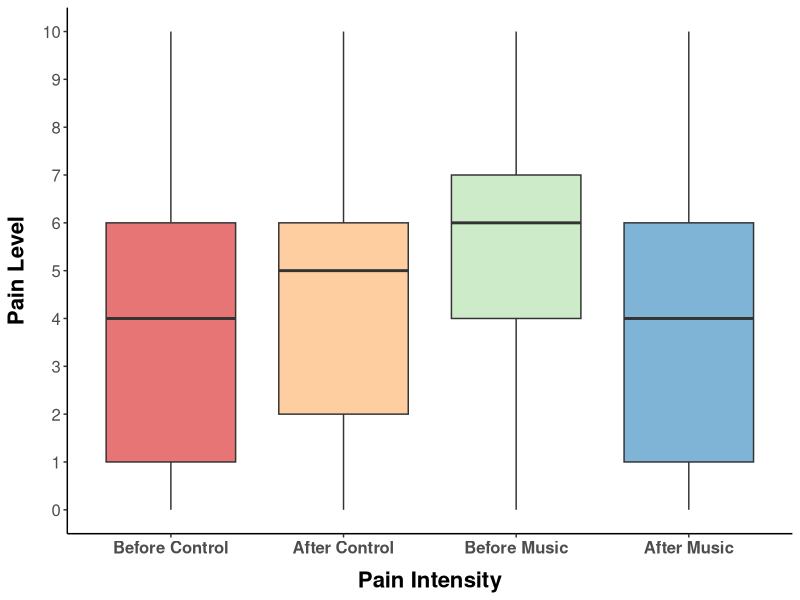

Here is the R script that generated this plot:
## ---- chunk 1
knitr::opts_chunk$set(echo = TRUE)
## ---- chunk 2

library(ggplot2)
library(tidyr)
library(dplyr)

data <- read.csv("dataset.csv")

data_long <- data %>%
  pivot_longer(
    cols = c(pic1, pic2, pim1, pim2),
    names_to = "treatment",
    values_to = "value"
  )

ggplot(
  data_long %>%
    mutate(
      treatment = recode(
        treatment,
        pic1 = "Before Control",
        pic2 = "After Control",
        pim1 = "Before Music",
        pim2 = "After Music"
      ),
      treatment = factor(
        treatment,
        levels = c("Before Control", "After Control", "Before Music", "After Music")
      )
    ),
  aes(x = treatment, y = value, fill = treatment)
) +
  geom_boxplot(alpha = 0.6) +
  scale_y_continuous(breaks = seq(0, 10, 1)) +
  coord_cartesian(ylim = c(0, 10)) +
  scale_fill_brewer(palette = "Spectral") +
  theme_classic() +
  theme(
    legend.position = "none",
    axis.text.x = element_text(size = 12, face = "bold"),
    axis.text.y = element_text(size = 12),
    axis.title.x = element_text(size = 16, face = "bold", margin = margin(t = 10)),
    axis.title.y = element_text(size = 16, face = "bold", margin = margin(r = 10))
  ) +
  xlab("Pain Intensity") +
  ylab("Pain Level")


## ---- chunk 3
t.test(data$pic2, data$pic1, paired = TRUE)

## ---- chunk 4
t.test(data$pim2, data$pim1, paired = TRUE)

